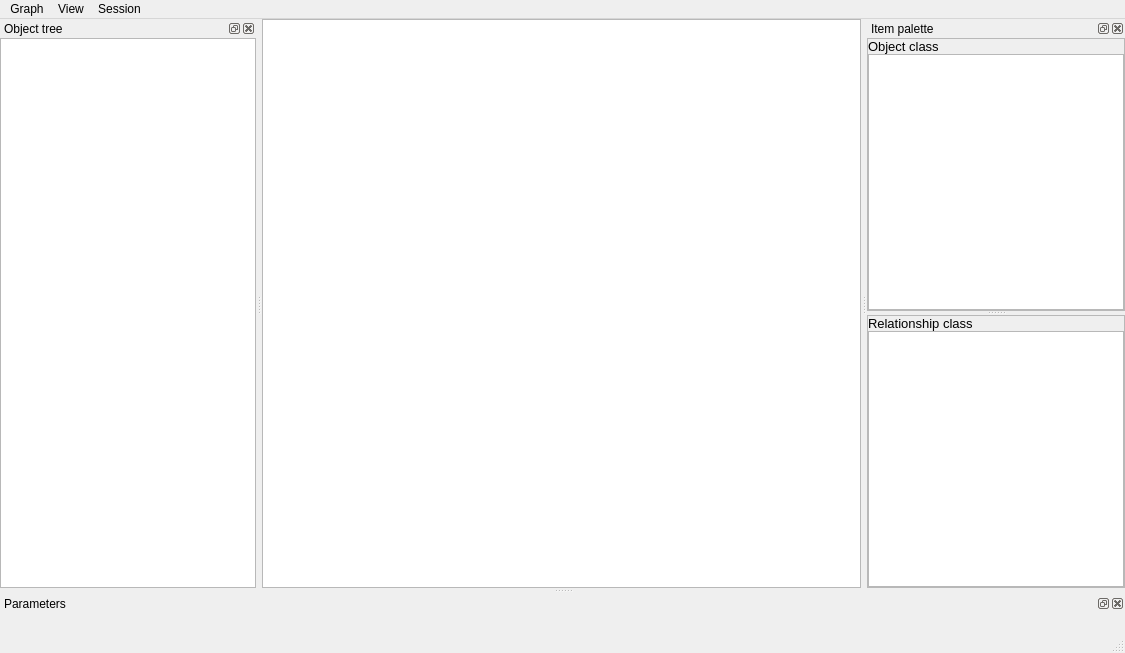
<?xml version="1.0" encoding="UTF-8"?>
<!--
######################################################################################################################
# Copyright (C) 2017 - 2018 Spine project consortium
# This file is part of Spine Toolbox.
# Spine Toolbox is free software: you can redistribute it and/or modify it under the terms of the GNU Lesser General
# Public License as published by the Free Software Foundation, either version 3 of the License, or (at your option)
# any later version. This program is distributed in the hope that it will be useful, but WITHOUT ANY WARRANTY;
# without even the implied warranty of MERCHANTABILITY or FITNESS FOR A PARTICULAR PURPOSE. See the GNU Lesser General
# Public License for more details. You should have received a copy of the GNU Lesser General Public License along with
# this program. If not, see <http://www.gnu.org/licenses/>.
######################################################################################################################
-->
<ui version="4.0">
 <class>MainWindow</class>
 <widget class="QMainWindow" name="MainWindow">
  <property name="geometry">
   <rect>
    <x>0</x>
    <y>0</y>
    <width>1125</width>
    <height>653</height>
   </rect>
  </property>
  <property name="windowTitle">
   <string>MainWindow</string>
  </property>
  <widget class="QWidget" name="centralwidget">
   <layout class="QVBoxLayout" name="verticalLayout_2">
    <property name="spacing">
     <number>6</number>
    </property>
    <property name="leftMargin">
     <number>0</number>
    </property>
    <property name="topMargin">
     <number>0</number>
    </property>
    <property name="rightMargin">
     <number>0</number>
    </property>
    <property name="bottomMargin">
     <number>0</number>
    </property>
    <item>
     <widget class="GraphViewGraphicsView" name="graphicsView">
      <property name="sizePolicy">
       <sizepolicy hsizetype="Expanding" vsizetype="Expanding">
        <horstretch>2</horstretch>
        <verstretch>0</verstretch>
       </sizepolicy>
      </property>
      <property name="mouseTracking">
       <bool>true</bool>
      </property>
      <property name="dragMode">
       <enum>QGraphicsView::ScrollHandDrag</enum>
      </property>
     </widget>
    </item>
   </layout>
  </widget>
  <widget class="QMenuBar" name="menubar">
   <property name="geometry">
    <rect>
     <x>0</x>
     <y>0</y>
     <width>1125</width>
     <height>25</height>
    </rect>
   </property>
   <widget class="QMenu" name="menuGraph">
    <property name="title">
     <string>Graph</string>
    </property>
    <addaction name="actionBuild"/>
    <addaction name="separator"/>
    <addaction name="actionClose"/>
   </widget>
   <widget class="QMenu" name="menuView">
    <property name="title">
     <string>View</string>
    </property>
    <widget class="QMenu" name="menuDock_Widgets">
     <property name="title">
      <string>Dock Widgets</string>
     </property>
    </widget>
    <addaction name="menuDock_Widgets"/>
   </widget>
   <widget class="QMenu" name="menuSession">
    <property name="title">
     <string>Session</string>
    </property>
    <addaction name="actionRefresh"/>
    <addaction name="actionCommit"/>
    <addaction name="actionRollback"/>
   </widget>
   <addaction name="menuGraph"/>
   <addaction name="menuView"/>
   <addaction name="menuSession"/>
  </widget>
  <widget class="QStatusBar" name="statusbar"/>
  <widget class="QDockWidget" name="dockWidget_item_palette">
   <property name="windowTitle">
    <string>Item palette</string>
   </property>
   <attribute name="dockWidgetArea">
    <number>2</number>
   </attribute>
   <widget class="QWidget" name="dockWidgetContents">
    <layout class="QVBoxLayout" name="verticalLayout_3">
     <property name="spacing">
      <number>6</number>
     </property>
     <property name="leftMargin">
      <number>0</number>
     </property>
     <property name="topMargin">
      <number>0</number>
     </property>
     <property name="rightMargin">
      <number>0</number>
     </property>
     <property name="bottomMargin">
      <number>0</number>
     </property>
     <item>
      <widget class="QSplitter" name="splitter">
       <property name="orientation">
        <enum>Qt::Vertical</enum>
       </property>
       <widget class="QFrame" name="frame">
        <property name="frameShape">
         <enum>QFrame::StyledPanel</enum>
        </property>
        <property name="frameShadow">
         <enum>QFrame::Raised</enum>
        </property>
        <layout class="QVBoxLayout" name="verticalLayout_4">
         <property name="spacing">
          <number>0</number>
         </property>
         <property name="leftMargin">
          <number>0</number>
         </property>
         <property name="topMargin">
          <number>0</number>
         </property>
         <property name="rightMargin">
          <number>0</number>
         </property>
         <property name="bottomMargin">
          <number>0</number>
         </property>
         <item>
          <widget class="QLabel" name="label">
           <property name="font">
            <font>
             <pointsize>10</pointsize>
            </font>
           </property>
           <property name="frameShadow">
            <enum>QFrame::Sunken</enum>
           </property>
           <property name="text">
            <string>Object class</string>
           </property>
          </widget>
         </item>
         <item>
          <widget class="DragListView" name="listView_object_class">
           <property name="minimumSize">
            <size>
             <width>0</width>
             <height>0</height>
            </size>
           </property>
           <property name="font">
            <font>
             <pointsize>10</pointsize>
            </font>
           </property>
           <property name="mouseTracking">
            <bool>true</bool>
           </property>
           <property name="editTriggers">
            <set>QAbstractItemView::NoEditTriggers</set>
           </property>
           <property name="showDropIndicator" stdset="0">
            <bool>false</bool>
           </property>
           <property name="dragEnabled">
            <bool>false</bool>
           </property>
           <property name="dragDropMode">
            <enum>QAbstractItemView::NoDragDrop</enum>
           </property>
           <property name="defaultDropAction">
            <enum>Qt::CopyAction</enum>
           </property>
           <property name="iconSize">
            <size>
             <width>32</width>
             <height>32</height>
            </size>
           </property>
           <property name="textElideMode">
            <enum>Qt::ElideMiddle</enum>
           </property>
           <property name="movement">
            <enum>QListView::Static</enum>
           </property>
           <property name="flow">
            <enum>QListView::LeftToRight</enum>
           </property>
           <property name="isWrapping" stdset="0">
            <bool>true</bool>
           </property>
           <property name="resizeMode">
            <enum>QListView::Adjust</enum>
           </property>
           <property name="gridSize">
            <size>
             <width>128</width>
             <height>64</height>
            </size>
           </property>
           <property name="viewMode">
            <enum>QListView::IconMode</enum>
           </property>
           <property name="uniformItemSizes">
            <bool>false</bool>
           </property>
           <property name="wordWrap">
            <bool>true</bool>
           </property>
           <property name="selectionRectVisible">
            <bool>true</bool>
           </property>
          </widget>
         </item>
        </layout>
       </widget>
       <widget class="QFrame" name="frame_2">
        <property name="frameShape">
         <enum>QFrame::StyledPanel</enum>
        </property>
        <property name="frameShadow">
         <enum>QFrame::Raised</enum>
        </property>
        <layout class="QVBoxLayout" name="verticalLayout_5">
         <property name="spacing">
          <number>0</number>
         </property>
         <property name="leftMargin">
          <number>0</number>
         </property>
         <property name="topMargin">
          <number>0</number>
         </property>
         <property name="rightMargin">
          <number>0</number>
         </property>
         <property name="bottomMargin">
          <number>0</number>
         </property>
         <item>
          <widget class="QLabel" name="label_2">
           <property name="font">
            <font>
             <pointsize>10</pointsize>
             <weight>50</weight>
             <bold>false</bold>
            </font>
           </property>
           <property name="text">
            <string>Relationship class</string>
           </property>
          </widget>
         </item>
         <item>
          <widget class="DragListView" name="listView_relationship_class">
           <property name="font">
            <font>
             <pointsize>10</pointsize>
            </font>
           </property>
           <property name="editTriggers">
            <set>QAbstractItemView::NoEditTriggers</set>
           </property>
           <property name="showDropIndicator" stdset="0">
            <bool>false</bool>
           </property>
           <property name="dragEnabled">
            <bool>false</bool>
           </property>
           <property name="dragDropMode">
            <enum>QAbstractItemView::NoDragDrop</enum>
           </property>
           <property name="iconSize">
            <size>
             <width>32</width>
             <height>32</height>
            </size>
           </property>
           <property name="textElideMode">
            <enum>Qt::ElideMiddle</enum>
           </property>
           <property name="movement">
            <enum>QListView::Static</enum>
           </property>
           <property name="flow">
            <enum>QListView::LeftToRight</enum>
           </property>
           <property name="isWrapping" stdset="0">
            <bool>true</bool>
           </property>
           <property name="resizeMode">
            <enum>QListView::Adjust</enum>
           </property>
           <property name="gridSize">
            <size>
             <width>128</width>
             <height>64</height>
            </size>
           </property>
           <property name="viewMode">
            <enum>QListView::IconMode</enum>
           </property>
           <property name="uniformItemSizes">
            <bool>false</bool>
           </property>
           <property name="wordWrap">
            <bool>true</bool>
           </property>
          </widget>
         </item>
        </layout>
       </widget>
      </widget>
     </item>
    </layout>
   </widget>
  </widget>
  <widget class="QDockWidget" name="dockWidget_object_tree">
   <property name="windowTitle">
    <string>Object tree</string>
   </property>
   <attribute name="dockWidgetArea">
    <number>1</number>
   </attribute>
   <widget class="QWidget" name="dockWidgetContents_2">
    <layout class="QVBoxLayout" name="verticalLayout">
     <property name="spacing">
      <number>6</number>
     </property>
     <property name="leftMargin">
      <number>0</number>
     </property>
     <property name="topMargin">
      <number>0</number>
     </property>
     <property name="rightMargin">
      <number>0</number>
     </property>
     <property name="bottomMargin">
      <number>0</number>
     </property>
     <item>
      <widget class="QTreeView" name="treeView">
       <property name="sizePolicy">
        <sizepolicy hsizetype="Expanding" vsizetype="Expanding">
         <horstretch>1</horstretch>
         <verstretch>0</verstretch>
        </sizepolicy>
       </property>
       <property name="editTriggers">
        <set>QAbstractItemView::EditKeyPressed</set>
       </property>
       <property name="selectionMode">
        <enum>QAbstractItemView::ExtendedSelection</enum>
       </property>
       <attribute name="headerVisible">
        <bool>false</bool>
       </attribute>
      </widget>
     </item>
    </layout>
   </widget>
  </widget>
  <widget class="QDockWidget" name="dockWidget_parameters">
   <property name="windowTitle">
    <string>Parameters</string>
   </property>
   <attribute name="dockWidgetArea">
    <number>8</number>
   </attribute>
   <widget class="QWidget" name="dockWidgetContents_3">
    <layout class="QVBoxLayout" name="verticalLayout_6">
     <item>
      <layout class="QHBoxLayout" name="horizontalLayout_parameters"/>
     </item>
    </layout>
   </widget>
  </widget>
  <action name="actionBuild">
   <property name="text">
    <string>Rebuild</string>
   </property>
   <property name="shortcut">
    <string>F5</string>
   </property>
  </action>
  <action name="actionDock_widgets">
   <property name="text">
    <string>Dock Widgets</string>
   </property>
  </action>
  <action name="actiontodos">
   <property name="text">
    <string>todos</string>
   </property>
  </action>
  <action name="actionRefresh">
   <property name="icon">
    <iconset resource="resources/resources_icons.qrc">
     <normaloff>:/icons/refresh.png</normaloff>:/icons/refresh.png</iconset>
   </property>
   <property name="text">
    <string>Refresh</string>
   </property>
   <property name="shortcut">
    <string>Ctrl+Shift+Return</string>
   </property>
  </action>
  <action name="actionCommit">
   <property name="icon">
    <iconset resource="resources/resources_icons.qrc">
     <normaloff>:/icons/ok.png</normaloff>:/icons/ok.png</iconset>
   </property>
   <property name="text">
    <string>Commit</string>
   </property>
   <property name="shortcut">
    <string>Ctrl+Return</string>
   </property>
  </action>
  <action name="actionRollback">
   <property name="icon">
    <iconset resource="resources/resources_icons.qrc">
     <normaloff>:/icons/nok.png</normaloff>:/icons/nok.png</iconset>
   </property>
   <property name="text">
    <string>Rollback</string>
   </property>
   <property name="shortcut">
    <string>Ctrl+Backspace</string>
   </property>
  </action>
  <action name="actionClose">
   <property name="icon">
    <iconset resource="resources/resources_icons.qrc">
     <normaloff>:/icons/close.png</normaloff>:/icons/close.png</iconset>
   </property>
   <property name="text">
    <string>Close</string>
   </property>
   <property name="shortcut">
    <string>Ctrl+W</string>
   </property>
  </action>
 </widget>
 <customwidgets>
  <customwidget>
   <class>GraphViewGraphicsView</class>
   <extends>QGraphicsView</extends>
   <header>widgets/custom_qgraphicsview.h</header>
  </customwidget>
  <customwidget>
   <class>DragListView</class>
   <extends>QListView</extends>
   <header>widgets/custom_qlistview.h</header>
  </customwidget>
 </customwidgets>
 <resources>
  <include location="resources/resources_icons.qrc"/>
 </resources>
 <connections/>
</ui>
